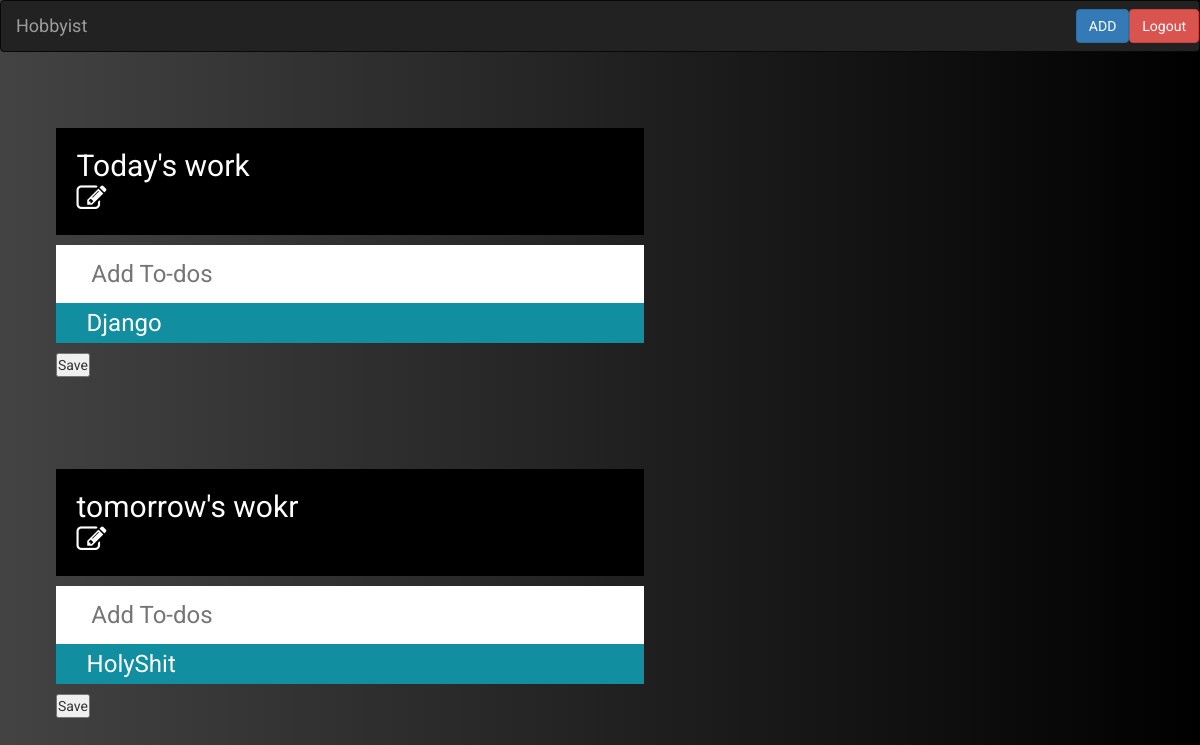
/hobby_app/ (signed in), run on an earlier commit of the app's database.
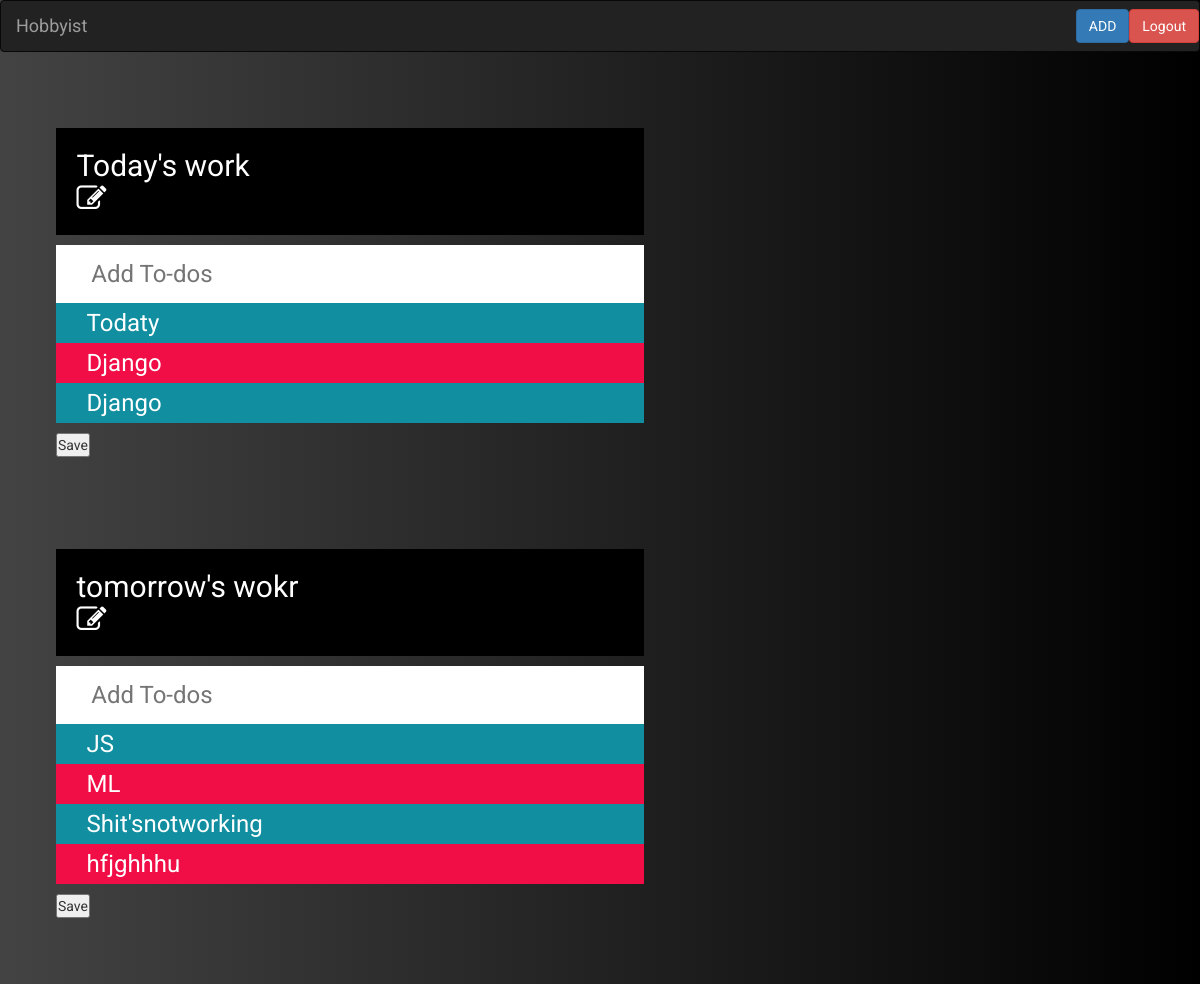
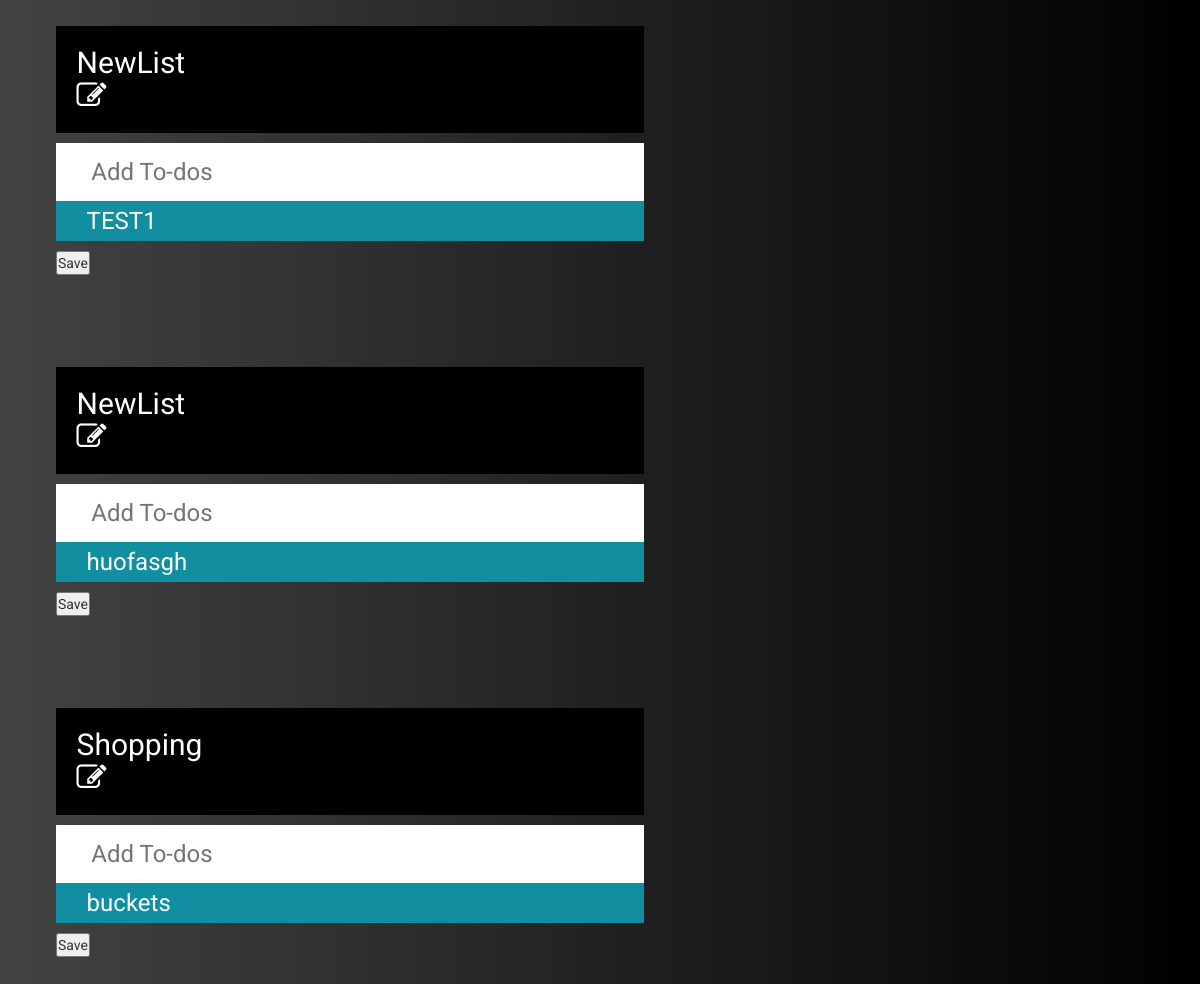
And on a later commit of the database (2 pictures, top to bottom).
### hobby_app/models.py (models this page shows, shortened)
class Title(models.Model):
    title_name  = models.CharField(max_length=264)
    u_id = models.ForeignKey(User,on_delete = models.CASCADE)

class ListContent(models.Model):
    lab_id = models.ForeignKey('Title',on_delete = models.DO_NOTHING)
    item_entry_name = models.TextField(max_length=256)
    remainder_date = models.DateTimeField()
    check_status = models.BooleanField()

### hobby_app/views.py (the view)
# urls.py: 2. Add a URL to urlpatterns:  path('', views.home, name='home')
@login_required
def home(request):
    email = request.session.get('uid')
    u = User.objects.get(email=email)
    print(u)
    title=[]
    list=[]
    title = Title.objects.filter(u_id=u).all()
    objs=[]
    name=[]
    for i in title:
        list = ListContent.objects.filter(lab_id = i).all()
        objs.append(list)
        name.append(i)
    list = zip(name,objs)
    return render(request,'hobby_app/p2.html',context={"list":list})

### templates/hobby_app/p2.html (shortened to what this page needs)
<!DOCTYPE html>
{% load staticfiles %}
<html>
    <head>
        <link rel="stylesheet" type="text/css" href="https://maxcdn.bootstrapcdn.com/font-awesome/4.7.0/css/font-awesome.min.css">
        <link rel="stylesheet" href="https://maxcdn.bootstrapcdn.com/bootstrap/3.3.7/css/bootstrap.min.css">
        <link rel="stylesheet" type="text/css" href="{% static 'css/p2.css' %}">
    </head>
    <body>
      <nav class="navbar navbar-inverse">
 <div class="container-fluid">
   <div class="navbar-header">
     <a class="navbar-brand" href="#">Hobbyist</a>
   </div>
     <form class="form-inline navbar-right" action="{% url 'hobby_app:logout' %}">
       <button class="btn btn-danger navbar-btn" type="submit">Logout</button>
     </form>
     <button class="btn btn-primary navbar-btn navbar-right add">ADD</button>
 </div>
</nav>
  <div class="items">
      {% for i,j in list %}
        <div id="container">
                <h1 class="holy">{{i.title_name}}<div><i class="plus fa fa-pencil-square-o bar" aria-hidden="true"></i></div></h1>
                <input type="text" placeholder="Add To-dos " class="place">
                <ul>
                  {% for k in j %}
                    <li><span>  </span>{{k.item_entry_name}}<p hidden="true" class ="check"></p></li>
                    {% endfor %}
                </ul>
                <button class = "save" name="save" type="button"> Save </button>
        </div>
      {% endfor %}
      </div>
    </body>
</html>

### static/css/p2.css (style rules this page uses)
* { margin:0; padding:0; }
body { background: #000000; background: -webkit-linear-gradient(to right, #434343, #000000); background: linear-gradient(to right, #434343, #000000); font-family:"Roboto",normal; }
h1 { background-color:black; color:white; padding:3.5%; font-size:30px; font-weight:normal; }
input[type='text'] { width:100%; box-sizing:border-box; outline:none; border:none; padding:2%; padding-left:6%; font-size:24px; }
ul { list-style:none; color:white; }
li { background-color:#118FA0; font-size:24px; line-height:40px; }
li:nth-of-type(2n) { background-color:#F10D46; }
#container { padding:3%; width:55%; margin-left:20px; }

What changed in the data, as far as the page shows it:
removed ListContent: item_entry_name "HolyShit", shown under Title "tomorrow's wokr"
added ListContent: item_entry_name "Todaty", shown under Title "Today's work"
added ListContent: item_entry_name "Django", shown under Title "Today's work"
added ListContent: item_entry_name "JS", shown under Title "tomorrow's wokr"
added ListContent: item_entry_name "ML", shown under Title "tomorrow's wokr"
added ListContent: item_entry_name "Shit'snotworking", shown under Title "tomorrow's wokr"
added ListContent: item_entry_name "hfjghhhu", shown under Title "tomorrow's wokr"
added Title: title_name "NewList"
added ListContent: item_entry_name "TEST1", shown under "NewList"
added Title: title_name "NewList"
added ListContent: item_entry_name "huofasgh", shown under "NewList"
added Title: title_name "Shopping"
added ListContent: item_entry_name "buckets", shown under "Shopping"
